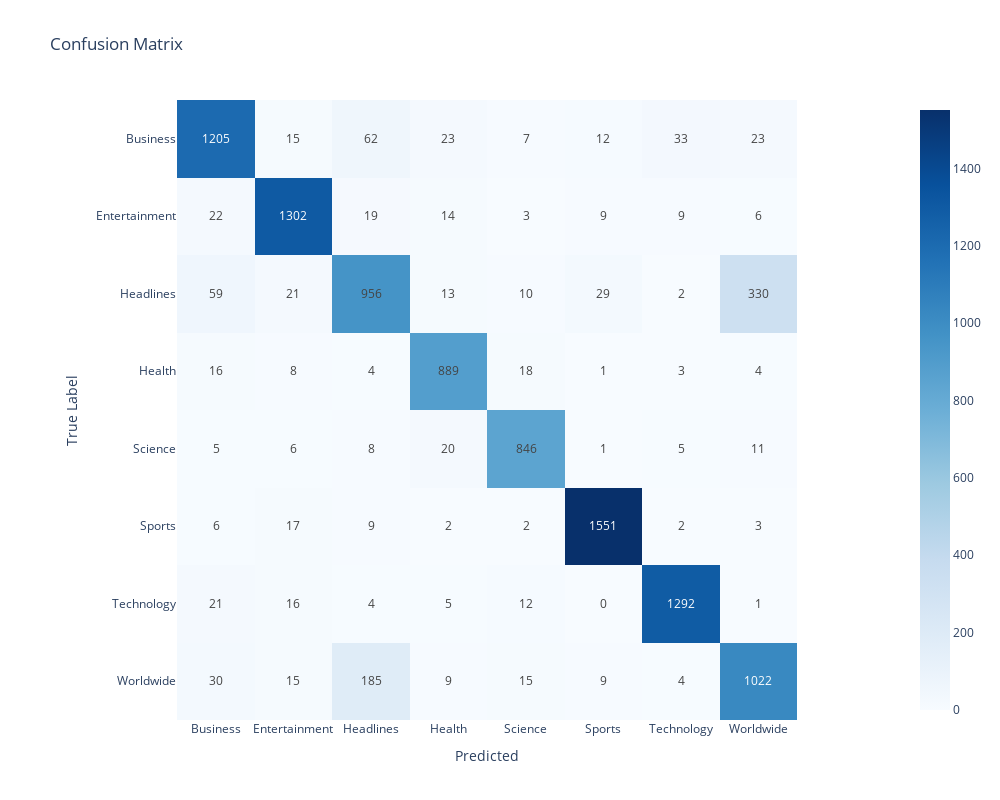

The notebook cell this image was saved under:
### Code cell
class_labels = label_encoder.inverse_transform(range(8))
# call the report function to visualize the classification results, use the above class_labels
report(y_test, val_pred4, class_labels)

### Figure 1 — Plotly figure (JSON) as saved in the notebook; plotly's stock layout.template omitted (floating-point values rounded to 4 significant figures)
{"data": [{"coloraxis": "coloraxis", "hovertemplate": "Predicted: %{x}<br>True Label: %{y}<br>color: %{z}<extra></extra>", "name": "0", "texttemplate": "%{z}", "type": "heatmap", "x": ["Business", "Entertainment", "Headlines", "Health", "Science", "Sports", "Technology", "Worldwide"], "xaxis": "x", "y": ["Business", "Entertainment", "Headlines", "Health", "Science", "Sports", "Technology", "Worldwide"], "yaxis": "y", "z": [[1205, 15, 62, 23, 7, 12, 33, 23], [22, 1302, 19, 14, 3, 9, 9, 6], [59, 21, 956, 13, 10, 29, 2, 330], [16, 8, 4, 889, 18, 1, 3, 4], [5, 6, 8, 20, 846, 1, 5, 11], [6, 17, 9, 2, 2, 1551, 2, 3], [21, 16, 4, 5, 12, 0, 1292, 1], [30, 15, 185, 9, 15, 9, 4, 1022]]}], "layout": {"coloraxis": {"colorscale": [[0, "rgb(247,251,255)"], [0.125, "rgb(222,235,247)"], [0.25, "rgb(198,219,239)"], [0.375, "rgb(158,202,225)"], [0.5, "rgb(107,174,214)"], [0.625, "rgb(66,146,198)"], [0.75, "rgb(33,113,181)"], [0.875, "rgb(8,81,156)"], [1, "rgb(8,48,107)"]]}, "height": 800, "title": {"text": "Confusion Matrix"}, "width": 1000, "xaxis": {"anchor": "y", "constrain": "domain", "domain": [0, 1], "scaleanchor": "y", "title": {"text": "Predicted"}}, "yaxis": {"anchor": "x", "autorange": "reversed", "constrain": "domain", "domain": [0, 1], "title": {"text": "True Label"}}}}
